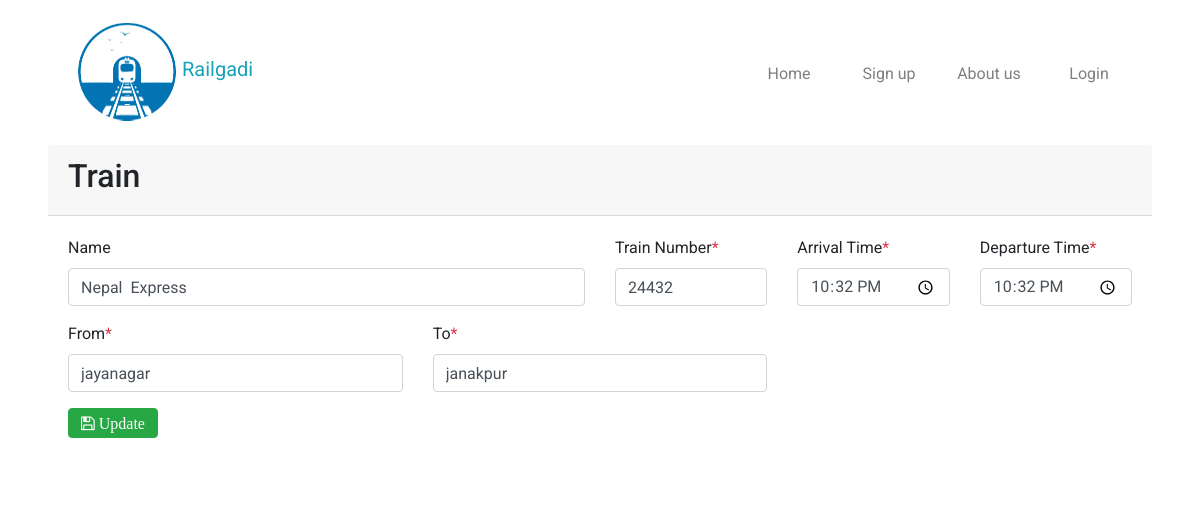
Page /Train/edit.php?id=4 on the committed database.
### tables this page shows
CREATE TABLE `train` (
  `id` int(11) NOT NULL,
  `name` varchar(255) NOT NULL,
  `tnumber` int(11) NOT NULL,
  `arrival_time` time(2) NOT NULL,
  `departure_time` time(2) NOT NULL,
  `date` date NOT NULL,
  `time` time(2) NOT NULL,
  `_from` varchar(255) NOT NULL,
  `_to` varchar(255) NOT NULL,
  `ac2price` int(11) NOT NULL,
  `ac3price` int(11) NOT NULL,
  `sprice` int(11) NOT NULL
);

### Train/edit.php (the view, shortened to what this page needs)
<?php
        require '../database/dbcon.php';
    $id =  $_GET['id'];
    $sql = 'SELECT * FROM train WHERE id=:id';
    $statement = $pdo->prepare($sql);
    $statement->execute([':id' => $id]);
    $information = $statement->fetch(PDO::FETCH_OBJ);
?>
<?php include('../inc/header.php'); ?>
<?php include('../inc/nav.php'); ?>
<div class="container">
    <div class="card">
        <div class="card-header">
            <h2>Train</h2>
        </div>
        <div class="card-body">
            <form method='post'>
                    <div class="row">
                    <div class="form-group col-md-6">
                        <label for="name">Name</label>
                        <input value="<?= $information->name; ?>" type="text" name="name" id="train_name" class="form-control">
                    </div>
                    <div class="form-group col-md-2">
                        <label for="tnumber">Train Number</label><span class="text-danger">*</span>
                        <input value="<?= $information->tnumber; ?>" type="text" name="tnumber" id="tnumber" class="form-control" required>
                    </div>
                    <div class="form-group col-md-2">
                        <label for="arrival_time">Arrival Time</label><span class="text-danger">*</span>
                        <input value="<?= $information->arrival_time; ?>" type="time" name="arrival_time" id="arrival_time" class="form-control" required>
                    </div>
                    <div class="form-group col-md-2">
                        <label for="departure_time">Departure Time</label><span class="text-danger">*</span>
                        <input value="<?= $information->departure_time; ?>" type="time" name="departure_time" id="departure_time" class="form-control" required>
                    </div>
                    <div class="form-group col-md-4">
                        <label for="from">From</label><span class="text-danger">*</span>
                        <input value="<?= $information->_from; ?>" type="text" name="_from" id="from" class="form-control" required>
                    </div>
                    <div class="form-group col-md-4">
                        <label for="to">To</label><span class="text-danger">*</span>
                        <input value="<?= $information->_to; ?>" type="text" name="_to" id="to" class="form-control" required>
                    </div>
                </div>
                <div class="form-group">
                    <button type="submit" class="fa fa-save btn btn-success"> Update</button>
                </div>
            </form>
        </div>
    </div>
</div>

### CSS/style.css (style rules this page uses)
.card { border:solid 3px white; border-radius: 10px; }

### rows in the picture
train: name "Nepal Express", tnumber "24432", arrival_time "22:32:00.00", departure_time "22:32:00.00", _from "jayanagar", _to "janakpur"
